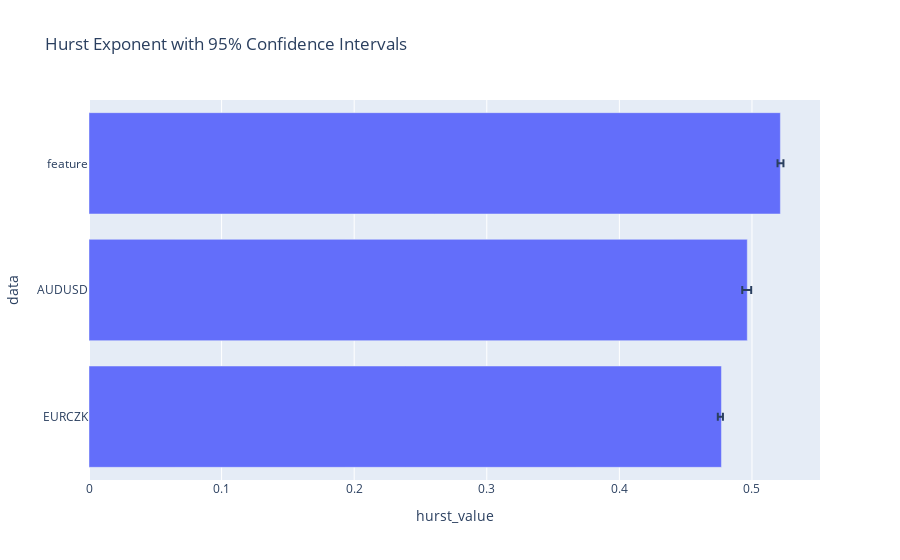

The notebook cell saved with this chart:
### Code cell
px.bar(
    hurst_df_ci.sort_values(by='hurst_value'),
    x='hurst_value',
    y='data',
    error_x=hurst_df_ci['ci_high'] - hurst_df_ci['hurst_value'],
    error_x_minus=hurst_df_ci['hurst_value'] - hurst_df_ci['ci_low'],
    title='Hurst Exponent with 95% Confidence Intervals'
)

### Figure 1 — Plotly figure (JSON) as saved in the notebook; plotly's stock layout.template omitted (floating-point values rounded to 4 significant figures)
{"data": [{"error_x": {"array": [0.001127, 0.002959, 0.00231], "arrayminus": [0.002746, 0.003791, 0.002155]}, "hovertemplate": "hurst_value=%{x}<br>data=%{y}<extra></extra>", "legendgroup": "", "marker": {"color": "#636efa", "pattern": {"shape": ""}}, "name": "", "orientation": "h", "showlegend": false, "textposition": "auto", "type": "bar", "x": [0.477, 0.4965, 0.5214], "xaxis": "x", "y": ["EURCZK", "AUDUSD", "feature"], "yaxis": "y"}], "layout": {"barmode": "relative", "legend": {"tracegroupgap": 0}, "title": {"text": "Hurst Exponent with 95% Confidence Intervals"}, "xaxis": {"anchor": "y", "domain": [0, 1], "title": {"text": "hurst_value"}}, "yaxis": {"anchor": "x", "domain": [0, 1], "title": {"text": "data"}}}}
